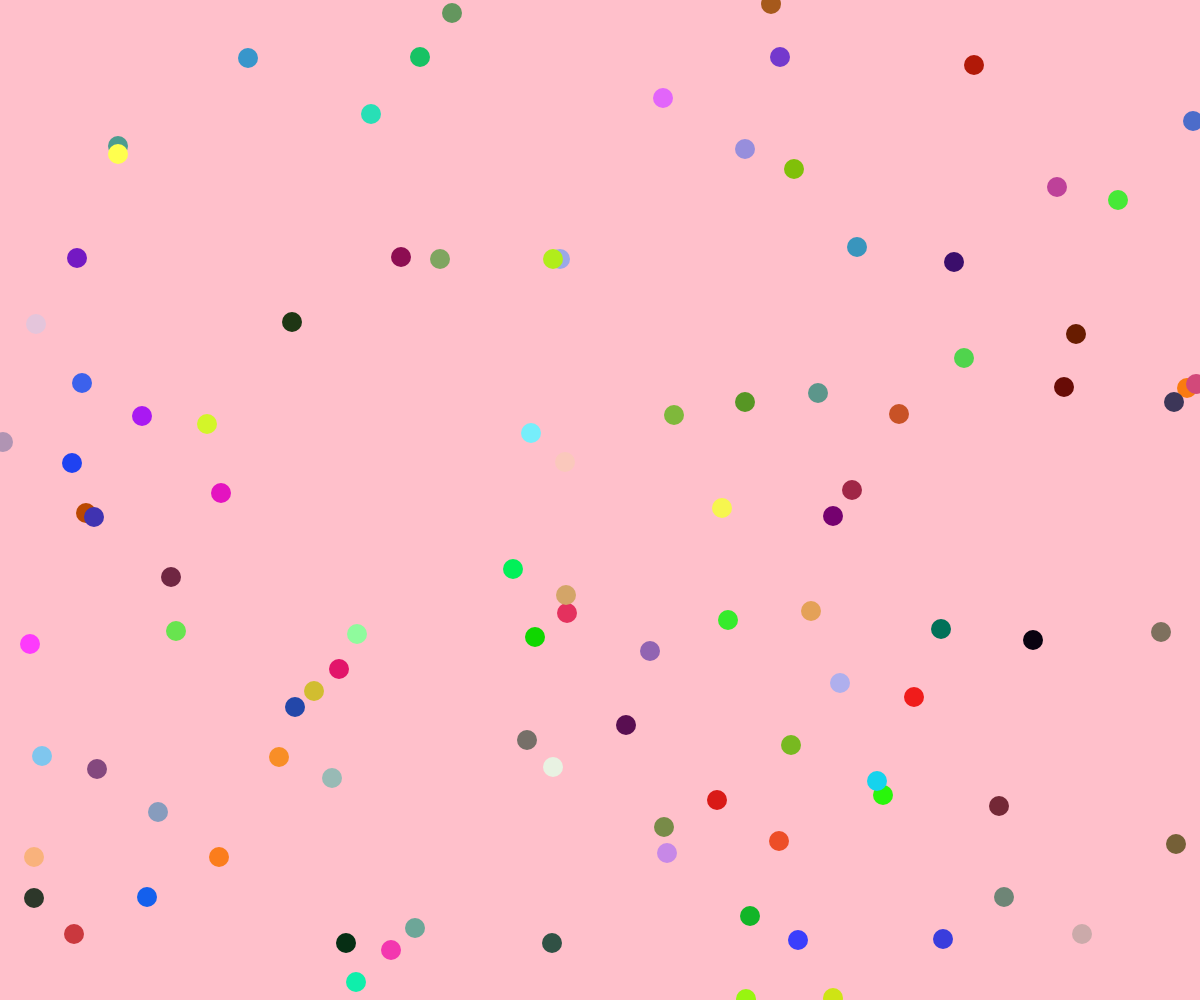
Frame 1 (no input)
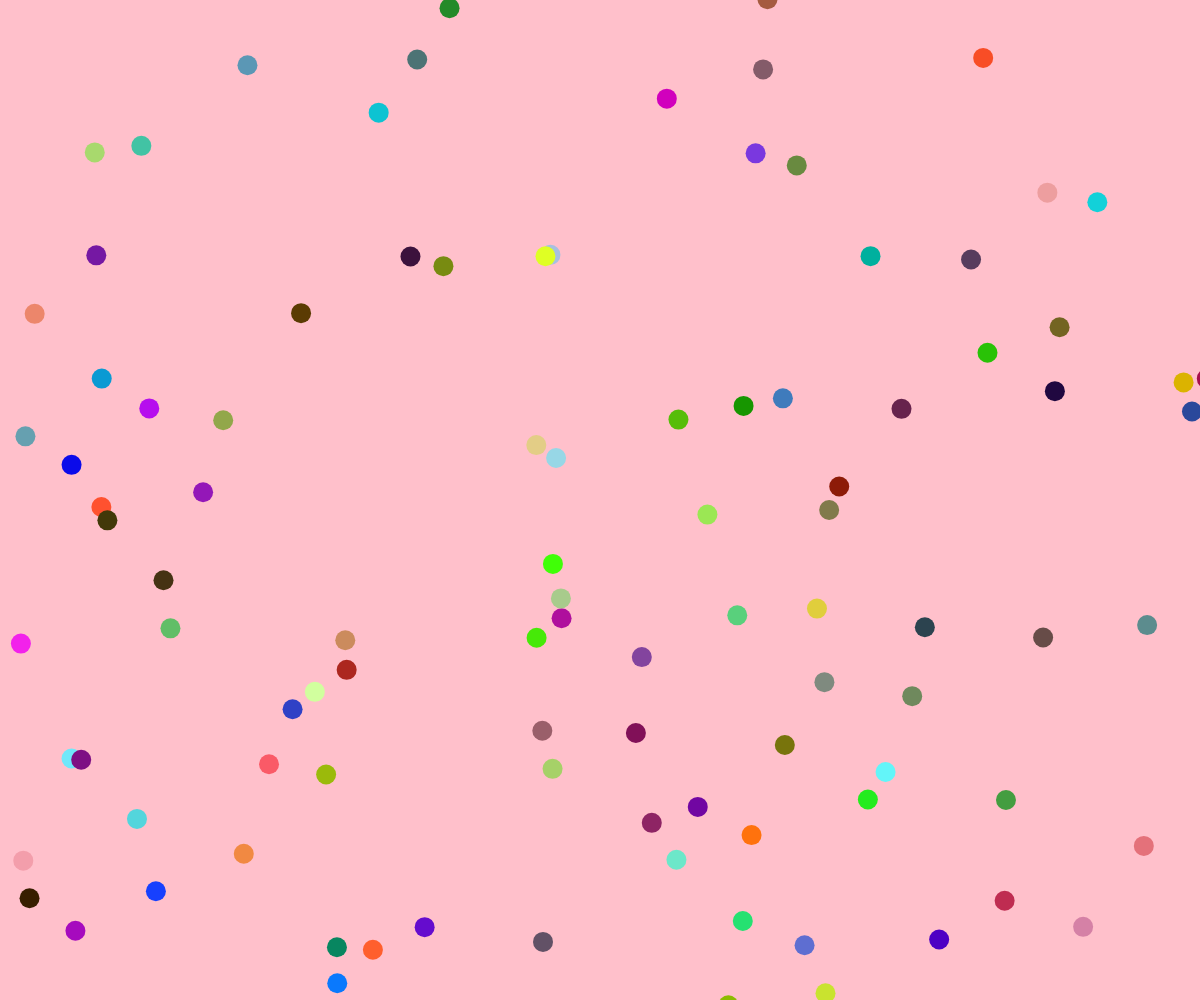
Frame 60 (no input)
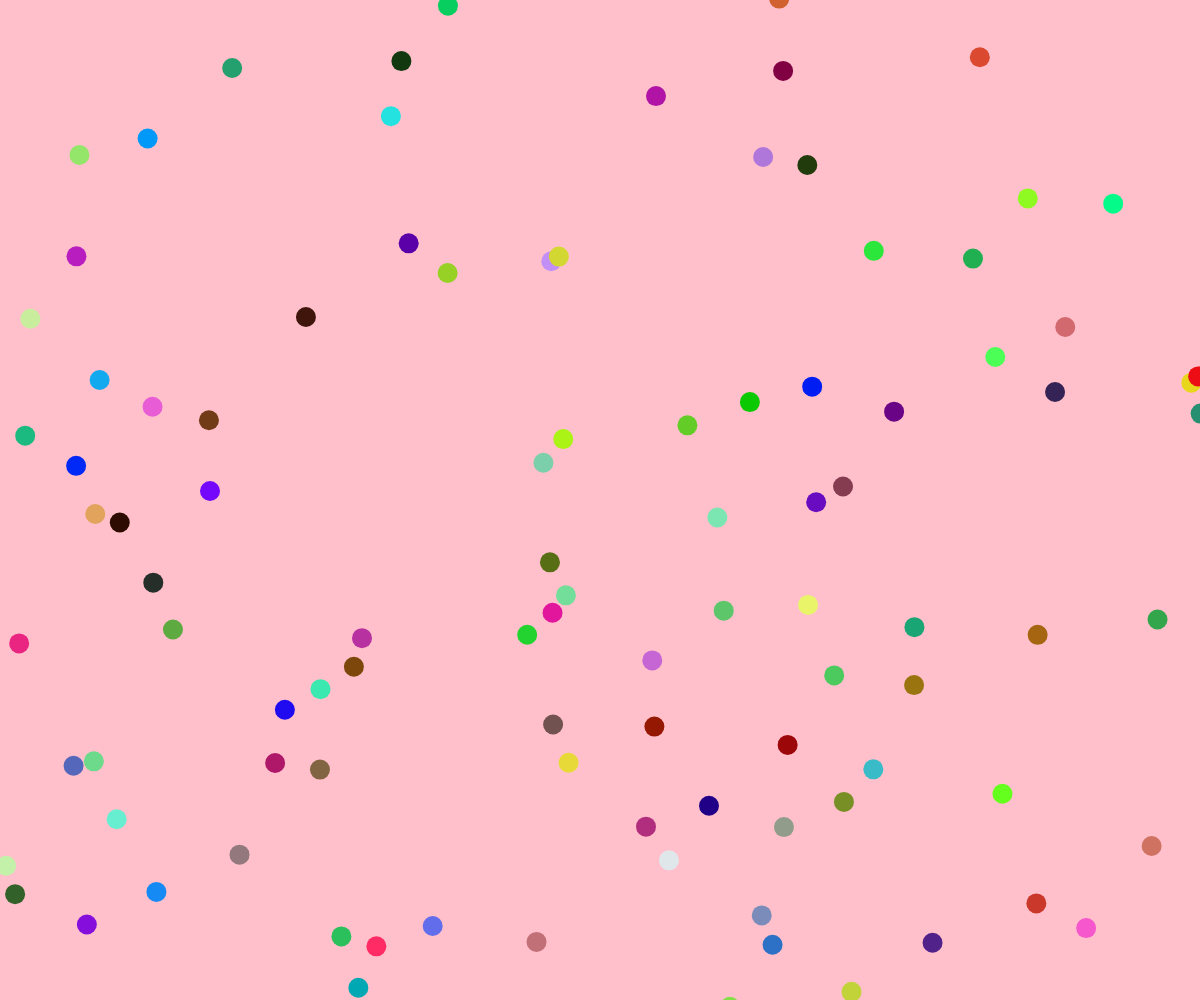
Frame 120 (the mouse pressed at the canvas centre since frame 60)

The p5.js sketch that drew these frames (run headless with seeded random() and noise() and a simulated clock; from frame 60 on, the mouse is pressed at the canvas centre):

// p5.js sketch
// ── sketch.js
// //Excercise 4

var xArray = [];
var yArray = [];
var cArray = [];
var newRed,newGreen,newBlue;

function setup(){
  createCanvas(windowWidth,windowHeight);
  noStroke();
  for(var i = 0; i < 100; i++){
    xArray[i] = int(random(width))
  }
  for(var i = 0; i < 100; i++){
    yArray[i] = int(random(height))
  }
  for(var i = 0; i < 100; i++){
    cArray[i] = color(random(255),random(255),random(255));
  }

  textAlign(CENTER);
  text("Hello");

}

function draw(){
  background(255,192,203);
  for(var i = 0; i < 100; i++){
    fill(cArray[i]);
    ellipse(xArray[i],yArray[i],20,20);
    xArray[i] += random(-3,3);
    yArray[i] += random(-1,1);
    // working long one:
    //cArray[i] = color(red(cArray[i]) + random(-13,13), green(cArray[i]) + random(-13,13), blue(cArray[i]) + random(-13,13));

    //longer way
    newRed = red(cArray[i])+random(-13,13); //extract the red value of the color and change it a bit
    newBlue = blue(cArray[i])+random(-13,13);
    newGreen = green(cArray[i])+random(-13,13);
    cArray[i] = color(newRed,newGreen,newBlue);

  }
}

function windowResized(){
  resizeCanvas(windowWidth,windowHeight);
}
